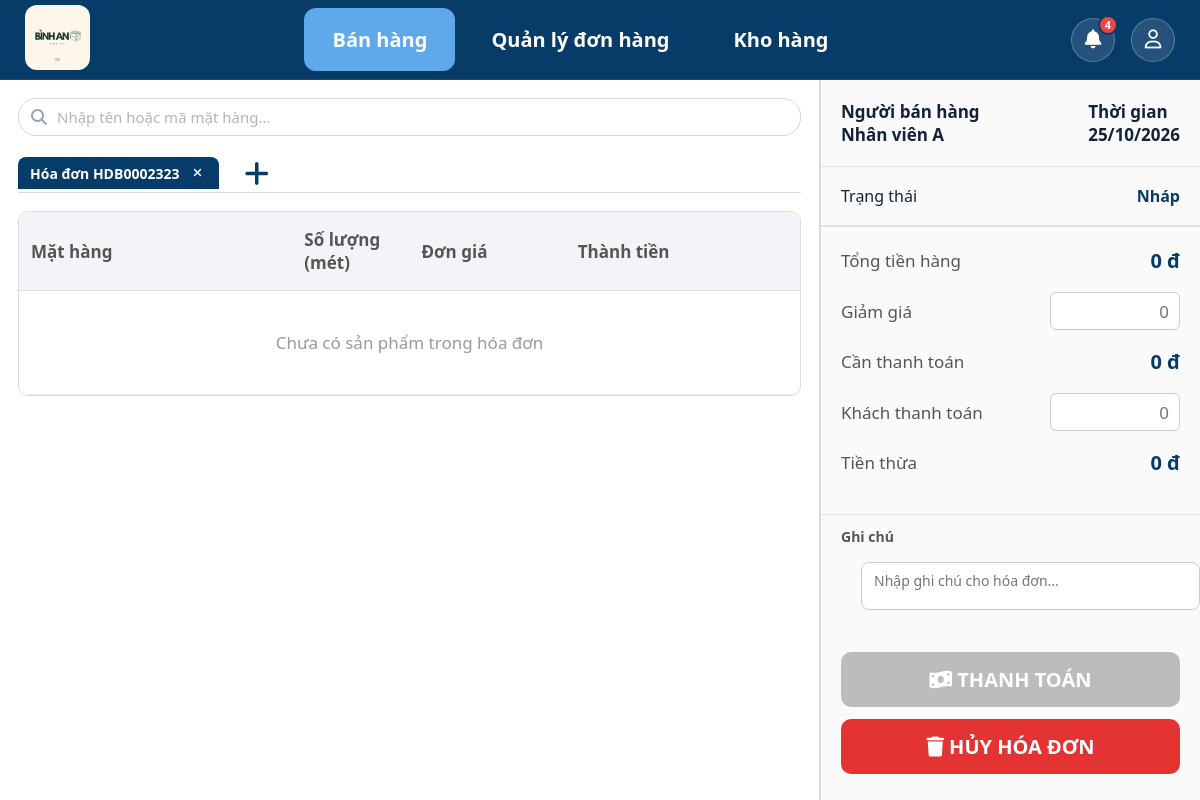
/sales/ (signed in), run on an earlier commit of the app's database.
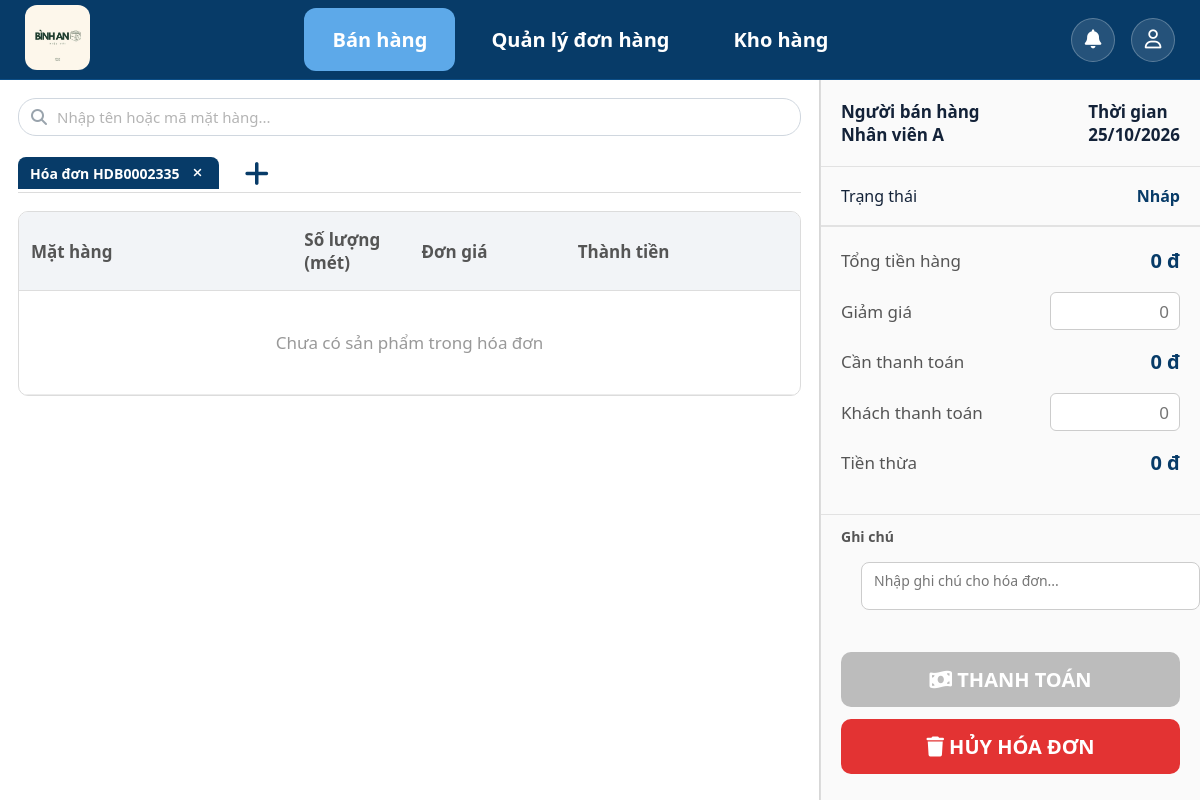
And on a later commit of the database.
### sales/models.py (models this page shows, shortened)
class SalesOrder(models.Model):
    class Status(models.TextChoices):
        DRAFT = "draft", "Nháp"
        COMPLETED = "completed", "Đã thanh toán"
        CANCELLED = "cancelled", "Đã hủy"
    employee = models.ForeignKey(settings.AUTH_USER_MODEL,on_delete=models.PROTECT,related_name="sales_orders",verbose_name="Nhân viên")
    discount = models.DecimalField( max_digits=12,decimal_places=0,default=0,verbose_name="Giảm giá")
    total_amount = models.DecimalField( max_digits=12,decimal_places=0,default=0,verbose_name="Tổng tiền")
    final_amount = models.DecimalField( max_digits=12,decimal_places=0,default=0,verbose_name="Thành tiền")
    status = models.CharField(  max_length=20,choices=Status.choices,default=Status.DRAFT,db_index=True,verbose_name="Trạng thái")
    created_at = models.DateTimeField( auto_now_add=True, verbose_name="Ngày lập")
    completed_at = models.DateTimeField(null=True, blank=True, verbose_name="Ngày thanh toán")
    updated_at = models.DateTimeField( auto_now=True,verbose_name="Ngày cập nhật")
    note = models.TextField(blank=True, default="", verbose_name="Ghi chú")
    class Meta:
        ordering = ["-created_at"]
        verbose_name = "Hóa đơn bán"
        verbose_name_plural = "Hóa đơn bán"
    @property
    def order_code(self):
        return f"HDB{self.pk:07d}" if self.pk else "HDBM"

### sales/views.py (the view)
# urls.py: path("", views.homepage, name="homepage"),
@login_required(login_url="login")
def homepage(request):
    order = get_or_create_draft_order(request.user)
    return render(request,"sales/homepage.html", {"order": order})

### accounts/context_processors.py (called while the page is built)
def notifications_context(request):
    if request.user.is_authenticated:
        user_notifications = Notification.objects.filter(receiver=request.user).order_by("-created_at")[:10]
        unread_count = Notification.objects.filter(receiver=request.user, is_read=False).count()
        return {
            "notifications": user_notifications,
            "unread_notification_count": unread_count,
        }
    return {
        "notifications": [],
        "unread_notification_count": 0,
    }

### accounts/models.py (called while the page is built)
    @property
    def is_owner(self):
        return self.role == self.Role.OWNER

### sales/views.py (called while the page is built)
def get_or_create_draft_order(employee):
    order = (   SalesOrder.objects .filter(employee=employee, status=SalesOrder.Status.DRAFT,)
                .order_by("-created_at").first())
    if order:
        return order
    return process_create_order(employee)

### templates/sales/homepage.html (shortened to what the changed rows need)
{% extends "base.html" %}
{% load static %}
{% block css %}
<link rel="stylesheet" href="{% static 'css/homepage.css' %}">
{% endblock %}
{% block content %}
    <div class="container">
        <section class="left-panel">
            <div class="invoice-tabs">
                <div class="tab active" id="invoice-tab">
                    <span> Hóa đơn <span id="invoice-code">{{ order.order_code }} </span>
                    </span>
                </div>
            </div>
            <div class="product-table">
                <table>
                    <thead>
                        <tr>
                            <th width="35%">Mặt hàng</th>
                            <th width="15%">Số lượng (mét)</th>
                            <th width="20%">Đơn giá</th>
                            <th width="20%"> Thành tiền</th>
                            <th width="10%"></th>
                        </tr>
                    </thead>
                </table>
            </div>
        </section>
    </div>
{% endblock %}

What changed in the data, as far as the page shows it:
no longer on this page (row edited): SalesOrder: order_code "HDB0002323"
added SalesOrder: order_code "HDB0002335"
Also different on the page:
{{ unread_notification_count }}: "4" → (not shown)
